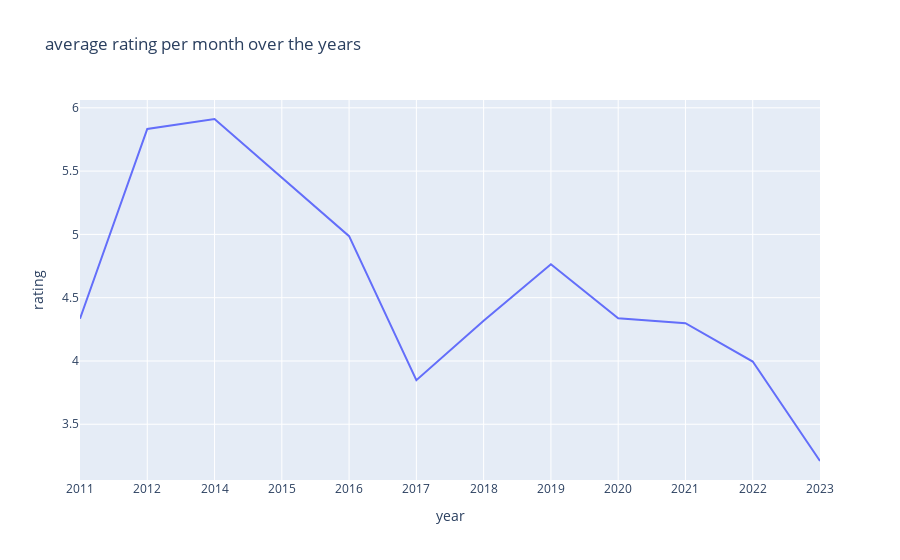

Source (notebook cell):
### Code cell
# making a line plot
line_fig = px.line(year_mean, x='year', y='rating', title='average rating per month over the years')
line_fig.show()

### Figure 1 — Plotly figure (JSON) as saved in the notebook; plotly's stock layout.template omitted (floating-point values rounded to 4 significant figures)
{"data": [{"hovertemplate": "year=%{x}<br>rating=%{y}<extra></extra>", "legendgroup": "", "line": {"color": "#636efa", "dash": "solid"}, "marker": {"symbol": "circle"}, "mode": "lines", "name": "", "orientation": "v", "showlegend": false, "type": "scatter", "x": ["2011", "2012", "2014", "2015", "2016", "2017", "2018", "2019", "2020", "2021", "2022", "2023"], "xaxis": "x", "y": [4.333, 5.833, 5.912, 5.45, 4.986, 3.848, 4.318, 4.764, 4.337, 4.299, 3.995, 3.21], "yaxis": "y"}], "layout": {"legend": {"tracegroupgap": 0}, "title": {"text": "average rating per month over the years"}, "xaxis": {"anchor": "y", "domain": [0, 1], "title": {"text": "year"}}, "yaxis": {"anchor": "x", "domain": [0, 1], "title": {"text": "rating"}}}}
